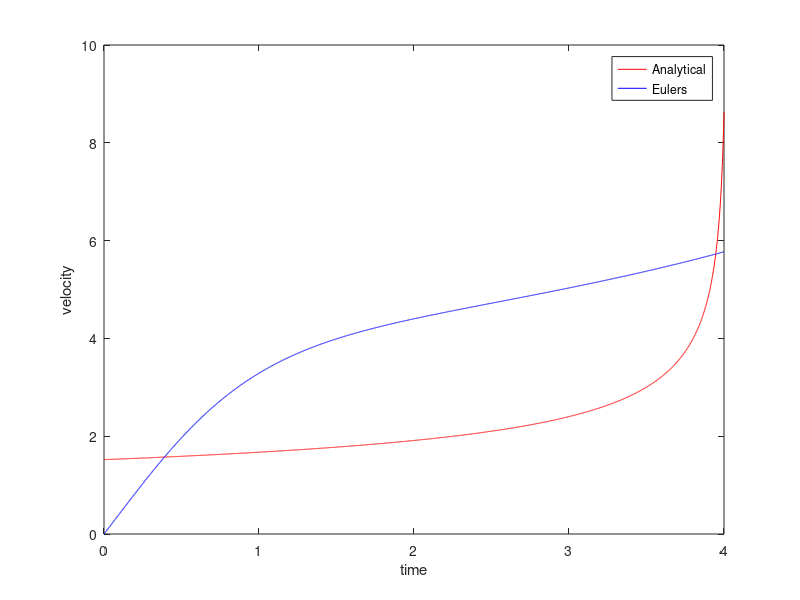

Write MATLAB code to recreate this figure.
clear all

t_end = 4;
dt = 0.001;

k = 1; %analysis constant
va = 20; % average air velocity m/s
D = 0.01; % diameter of balloon aperture m
circum_0 = 0.725; % init. circumference m
Cd = 1; % drag coeff
Q = 0.0016; %  average vol. flowrate m3/s
m0 = 0.004; % mass of balloon
rho = 1.22; % density of air

V0 = (circum_0 /pi)^3 * pi / 6; % init. balloon vol

t = linspace(0, t_end, t_end/dt);
vb_a = sqrt(2.*k.*va^2.*D^2./Cd./(V0-Q.*t).^(2/3));

%vb_e(1) = 0;
vb_e2(1) = 0; % corrected to include dm/dt term

for i = 2:t_end/dt
%    dvdt = (k*va^2*D^2*rho-0.5*rho*Cd*(V0-Q*t(i-1)^(2/3))*vb_e(i-1)^2)/(m0+rho*(V0-Q*t(i-1)));
    dvdt2 = (k*va^2*D^2+0.25*va*vb_e2(i-1)*D^2-0.5*Cd*(V0-Q*t(i-1)^(2/3))*vb_e2(i-1)^2)/(m0/rho+(V0-Q*t(i-1)));
%    vb_e(i) = vb_e(i-1) + dvdt*dt;
    vb_e2(i) = vb_e2(i-1) + dvdt2*dt;
end
plot(t,vb_a, 'r-', t, vb_e2, 'b-')
ylabel('velocity')
xlabel('time')
legend('Analytical', 'Eulers')